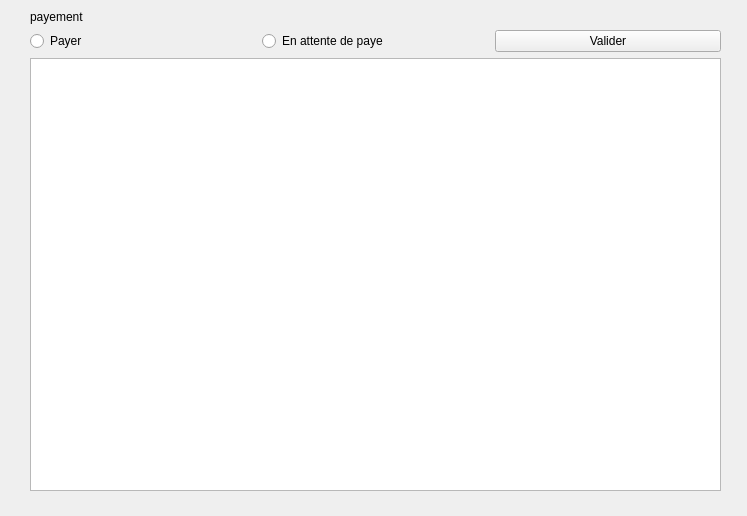
<?xml version="1.0" encoding="UTF-8"?>
<ui version="4.0">
 <class>Payement</class>
 <widget class="QMainWindow" name="Payement">
  <property name="geometry">
   <rect>
    <x>0</x>
    <y>0</y>
    <width>747</width>
    <height>516</height>
   </rect>
  </property>
  <property name="windowTitle">
   <string>MainWindow</string>
  </property>
  <widget class="QWidget" name="centralwidget">
   <widget class="QWidget" name="">
    <property name="geometry">
     <rect>
      <x>30</x>
      <y>10</y>
      <width>691</width>
      <height>481</height>
     </rect>
    </property>
    <layout class="QGridLayout" name="gridLayout">
     <item row="0" column="0">
      <widget class="QLabel" name="label">
       <property name="text">
        <string>payement</string>
       </property>
      </widget>
     </item>
     <item row="1" column="0">
      <widget class="QRadioButton" name="radioButton">
       <property name="text">
        <string>Payer</string>
       </property>
      </widget>
     </item>
     <item row="1" column="1">
      <widget class="QRadioButton" name="radioButton_2">
       <property name="text">
        <string>En attente de paye</string>
       </property>
      </widget>
     </item>
     <item row="1" column="2">
      <widget class="QPushButton" name="pushButton">
       <property name="text">
        <string>Valider</string>
       </property>
      </widget>
     </item>
     <item row="2" column="0" colspan="3">
      <widget class="QTableView" name="tableView"/>
     </item>
    </layout>
   </widget>
  </widget>
 </widget>
 <resources/>
 <connections/>
</ui>
